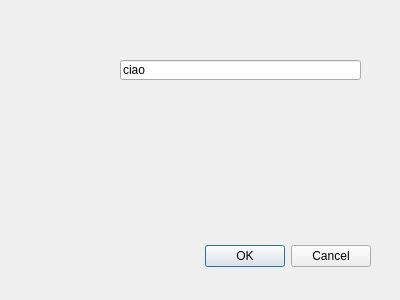
<?xml version="1.0" encoding="UTF-8"?>
<ui version="4.0">
 <class>CustomEditorDialogBase</class>
 <widget class="QDialog" name="CustomEditorDialogBase">
  <property name="geometry">
   <rect>
    <x>0</x>
    <y>0</y>
    <width>400</width>
    <height>300</height>
   </rect>
  </property>
  <property name="windowTitle">
   <string>CustomEditor</string>
  </property>
  <widget class="QDialogButtonBox" name="button_box">
   <property name="geometry">
    <rect>
     <x>30</x>
     <y>240</y>
     <width>341</width>
     <height>32</height>
    </rect>
   </property>
   <property name="orientation">
    <enum>Qt::Horizontal</enum>
   </property>
   <property name="standardButtons">
    <set>QDialogButtonBox::Cancel|QDialogButtonBox::Ok</set>
   </property>
  </widget>
  <widget class="QLineEdit" name="activeL">
   <property name="geometry">
    <rect>
     <x>120</x>
     <y>60</y>
     <width>241</width>
     <height>20</height>
    </rect>
   </property>
   <property name="text">
    <string>ciao</string>
   </property>
  </widget>
 </widget>
 <resources/>
 <connections>
  <connection>
   <sender>button_box</sender>
   <signal>accepted()</signal>
   <receiver>CustomEditorDialogBase</receiver>
   <slot>accept()</slot>
   <hints>
    <hint type="sourcelabel">
     <x>20</x>
     <y>20</y>
    </hint>
    <hint type="destinationlabel">
     <x>20</x>
     <y>20</y>
    </hint>
   </hints>
  </connection>
  <connection>
   <sender>button_box</sender>
   <signal>rejected()</signal>
   <receiver>CustomEditorDialogBase</receiver>
   <slot>reject()</slot>
   <hints>
    <hint type="sourcelabel">
     <x>20</x>
     <y>20</y>
    </hint>
    <hint type="destinationlabel">
     <x>20</x>
     <y>20</y>
    </hint>
   </hints>
  </connection>
 </connections>
</ui>
